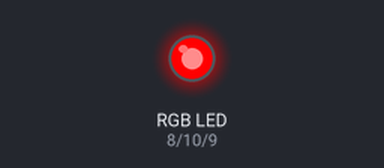
A sketch run on a simulated Arduino Uno, built with avr-gcc and run on an emulated ATmega328P. On the bench: an RGB LED mixed from three pins (HIGH = lit). Dim RGB values are drawn brighter than linear.

Above: at 0.05 s.
At 0.65 s:
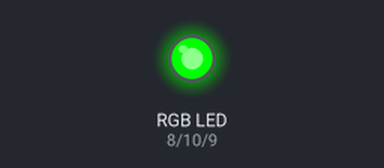
At 1.25 s:
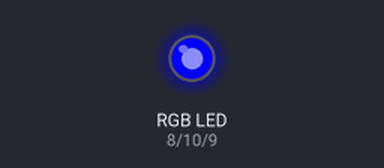
At 1.85 s:
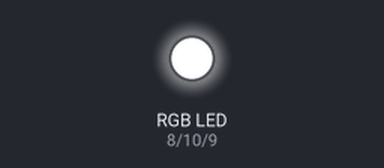
At 2.45 s:
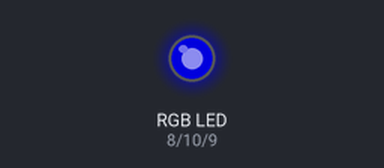
Timing chart, 0 to 5.8 s (numbered marks = the images above):
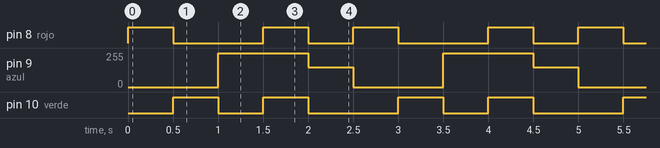

Measured:
- by itself, pin 8 (rojo): repeats every 2.5 s: LOW 1.0 s, HIGH 0.50 s, LOW 0.50 s, HIGH 0.50 s
- by itself, pin 9 (azul): repeats every 2.5 s: 150/255 0.50 s, 0/255 1.0 s, 255/255 1.0 s
- by itself, pin 10 (verde): repeats every 2.5 s: LOW 0.50 s, HIGH 0.50 s, LOW 1.0 s, HIGH 0.50 s

The sketch:

rgb.ino
```cpp
int rojo = 8;
int verde = 10;
int azul = 9;

void setup() {
  pinMode(rojo, OUTPUT);
  pinMode(verde, OUTPUT);
  pinMode(azul, OUTPUT);
}

void loop() {
  analogWrite(azul, 0);
  analogWrite(rojo, 255);
  delay(500);
  analogWrite(rojo, 0);
  analogWrite(verde, 255);
  delay(500);
  analogWrite(verde, 0);
  analogWrite(azul, 255);
  delay(500);
  analogWrite(verde, 255);
  analogWrite(azul, 255);
  analogWrite(rojo, 255);
  delay(500);
  analogWrite(azul, 150);
  analogWrite(verde, 0);
  analogWrite(rojo, 0);
  delay(500);
}
```
